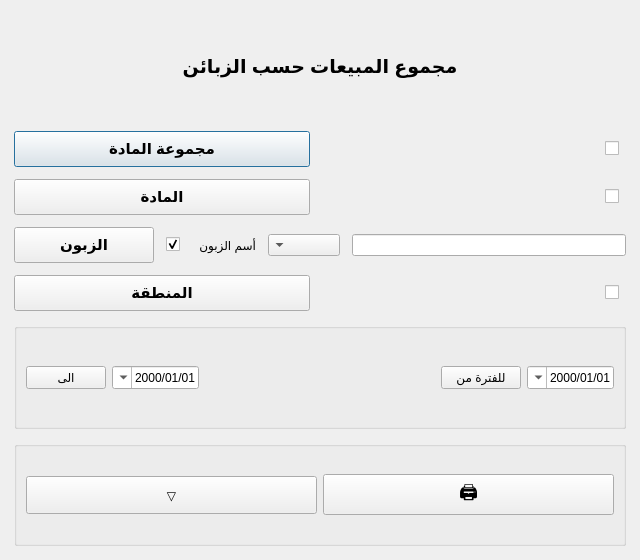
<?xml version="1.0" encoding="UTF-8"?>
<ui version="4.0">
 <class>TotalSalesReport</class>
 <widget class="QDialog" name="TotalSalesReport">
  <property name="geometry"><rect><x>0</x><y>0</y><width>640</width><height>560</height></rect></property>
  <property name="windowTitle"><string>مجموع المبيعات حسب الزبائن</string></property>
  <property name="layoutDirection"><enum>Qt::RightToLeft</enum></property>
  <layout class="QVBoxLayout" name="rootLayout">
   <property name="spacing"><number>12</number></property>
   <property name="margin"><number>14</number></property>
   <item>
    <widget class="QLabel" name="lblTitle">
     <property name="text"><string>مجموع المبيعات حسب الزبائن</string></property>
     <property name="alignment"><set>Qt::AlignCenter</set></property>
     <property name="font"><font><family>Tahoma</family><pointsize>14</pointsize><bold>true</bold></font></property>
    </widget>
   </item>
   <!-- Filter: مجموعة المادة -->
   <item>
    <layout class="QHBoxLayout">
     <item><spacer><property name="orientation"><enum>Qt::Horizontal</enum></property></spacer></item>
     <item><widget class="QCheckBox" name="chkGroup"/></item>
     <item><widget class="QPushButton" name="btnGroup"><property name="text"><string>مجموعة المادة</string></property><property name="minimumSize"><size><width>140</width><height>36</height></size></property><property name="font"><font><family>Tahoma</family><pointsize>11</pointsize><bold>true</bold></font></property></widget></item>
    </layout>
   </item>
   <!-- Filter: المادة -->
   <item>
    <layout class="QHBoxLayout">
     <item><spacer><property name="orientation"><enum>Qt::Horizontal</enum></property></spacer></item>
     <item><widget class="QCheckBox" name="chkProduct"/></item>
     <item><widget class="QPushButton" name="btnProduct"><property name="text"><string>المادة</string></property><property name="minimumSize"><size><width>140</width><height>36</height></size></property><property name="font"><font><family>Tahoma</family><pointsize>11</pointsize><bold>true</bold></font></property></widget></item>
    </layout>
   </item>
   <!-- Filter: الزبون -->
   <item>
    <layout class="QHBoxLayout">
     <item><widget class="QLineEdit" name="txtCustomerName"><property name="minimumWidth"><number>160</number></property></widget></item>
     <item><widget class="QComboBox" name="cmbCustomer"><property name="maximumWidth"><number>60</number></property></widget></item>
     <item><widget class="QLabel"><property name="text"><string>أسم الزبون</string></property></widget></item>
     <item><spacer><property name="orientation"><enum>Qt::Horizontal</enum></property></spacer></item>
     <item><widget class="QCheckBox" name="chkCustomer"><property name="checked"><bool>true</bool></property></widget></item>
     <item><widget class="QPushButton" name="btnCustomer"><property name="text"><string>الزبون</string></property><property name="minimumSize"><size><width>140</width><height>36</height></size></property><property name="font"><font><family>Tahoma</family><pointsize>11</pointsize><bold>true</bold></font></property></widget></item>
    </layout>
   </item>
   <!-- Filter: المنطقة -->
   <item>
    <layout class="QHBoxLayout">
     <item><spacer><property name="orientation"><enum>Qt::Horizontal</enum></property></spacer></item>
     <item><widget class="QCheckBox" name="chkRegion"/></item>
     <item><widget class="QPushButton" name="btnRegion"><property name="text"><string>المنطقة</string></property><property name="minimumSize"><size><width>140</width><height>36</height></size></property><property name="font"><font><family>Tahoma</family><pointsize>11</pointsize><bold>true</bold></font></property></widget></item>
    </layout>
   </item>
   <!-- Date Range -->
   <item>
    <widget class="QGroupBox" name="grpDates">
     <layout class="QHBoxLayout">
      <item><widget class="QDateEdit" name="dateFrom"><property name="displayFormat"><string>dd/MM/yyyy</string></property><property name="calendarPopup"><bool>true</bool></property></widget></item>
      <item><widget class="QPushButton" name="btnFrom"><property name="text"><string>للفترة من</string></property><property name="minimumHeight"><number>32</number></property></widget></item>
      <item><spacer><property name="orientation"><enum>Qt::Horizontal</enum></property><property name="sizeHint"><size><width>10</width><height>20</height></size></property></spacer></item>
      <item><widget class="QDateEdit" name="dateTo"><property name="displayFormat"><string>dd/MM/yyyy</string></property><property name="calendarPopup"><bool>true</bool></property></widget></item>
      <item><widget class="QPushButton" name="btnTo"><property name="text"><string>الى</string></property><property name="minimumHeight"><number>32</number></property></widget></item>
     </layout>
    </widget>
   </item>
   <!-- Action buttons -->
   <item>
    <widget class="QGroupBox" name="grpButtons">
     <layout class="QHBoxLayout">
      <item><widget class="QPushButton" name="btnPrint"><property name="text"><string>🖨</string></property><property name="minimumSize"><size><width>44</width><height>38</height></size></property><property name="font"><font><family>Tahoma</family><pointsize>14</pointsize></font></property></widget></item>
      <item><widget class="QPushButton" name="btnRun"><property name="text"><string>▽</string></property><property name="minimumSize"><size><width>44</width><height>38</height></size></property></widget></item>
     </layout>
    </widget>
   </item>
  </layout>
 </widget>
 <resources/>
 <connections/>
</ui>
